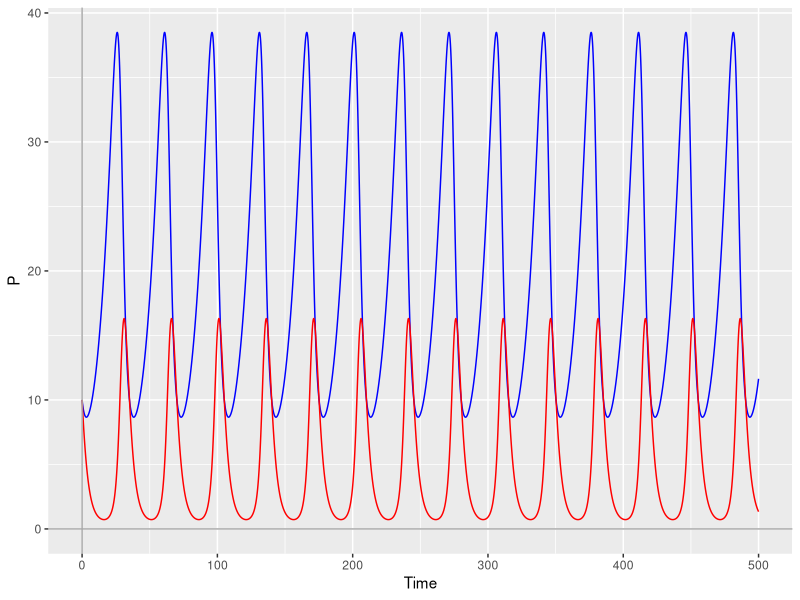
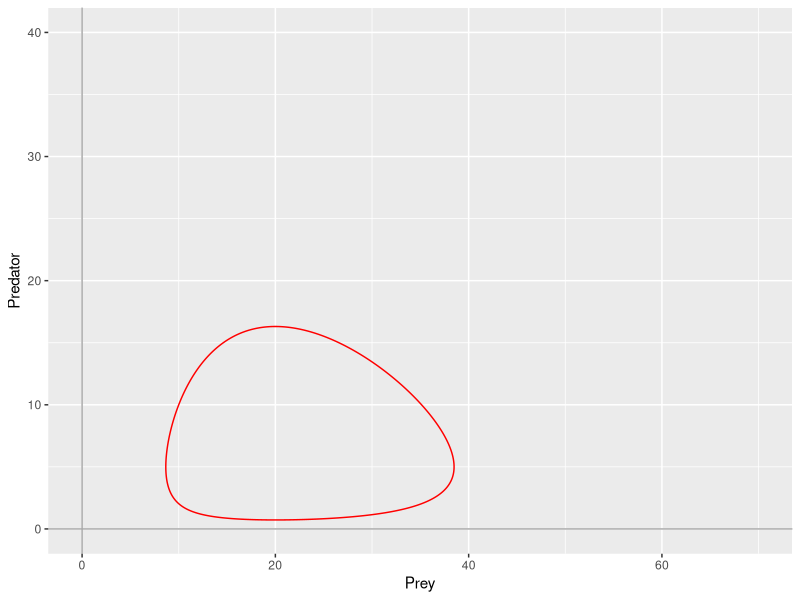

Generate these figures, in order, with R:
#Multi-species Interactions Models        15/10/2024


#1.The predator-prey Lotka-Volterra model
#Implementation of the base Lotka-Volterra model
#To do so, we will use the ode() function from deSolve package

library(deSolve)

#Firstly, we can define the function that we want our ode() function to solve:

LV <- function(t,state,parameters){ ##logistic grown function, that takes a set of parameter values, initial conditions and atime sequence
  with(as.list(c(state, parameters)),{ ##"with" is a function that allows us to use the variable names directly - it looks for r, K and P in state and parameters
    dPx <- alfa*x - beta*x*y ##this is the equation governing the rate of change of our prey population (x)...
    dPy <- delta*x*y - gamma*y ##...and this is the equation governing the rate of change of our predator population (y)
    return(list(c(dPx,dPy))) ## return the rate of change - it needs to be a list
  }
  ) # end with(as.list ...
}

#And, as we can see from the code above, we need to define the parameters that we will input in this function:

state <- c(x=10,y=10) ## the initial population values for both x (prey) and y (predator) populations
parameters <- c(alfa=0.1, ## alfa is the growth rate of the x population,
                beta=0.02, ## beta is the effect of y on the x growth rate,
                delta=0.02, ## gamma is the effect of x on the y growth rate
                gamma=0.4)  ## and gamma is the predator death rate.
times <- seq(0,500,by=0.01) ##a sequence of time steps – uses function seq()
out <- ode(y = state, times = times, func = LV, parms = parameters)
out.df <- data.frame(out)

#And now we plot the results given by ode()

library(ggplot2)
ggplot(data = out.df)+
  geom_line(mapping=aes(x=time,y=x),color="blue") +
  geom_line(mapping=aes(x=time,y=y),color="red") +
  geom_hline(yintercept=0,color="darkgrey") +
  geom_vline(xintercept=0,color="darkgrey") +
  labs(x = "Time", y = "P")

#This plots the evolution of both prey (x) and predator (y) population throughout time.
#However, it's also useful to plot  the changes in populations through time in the phase space (basically plotting y vs. x).
#To do so, we can use the following code:

ggplot(data = out.df)+
  geom_path(mapping=aes(x=x,y=y),color="red") +
  xlim(0,70) +
  ylim(0,40) +
  geom_hline(yintercept=0,color="darkgrey") +
  geom_vline(xintercept=0,color="darkgrey") +
  labs(x = "Prey", y = "Predator")
